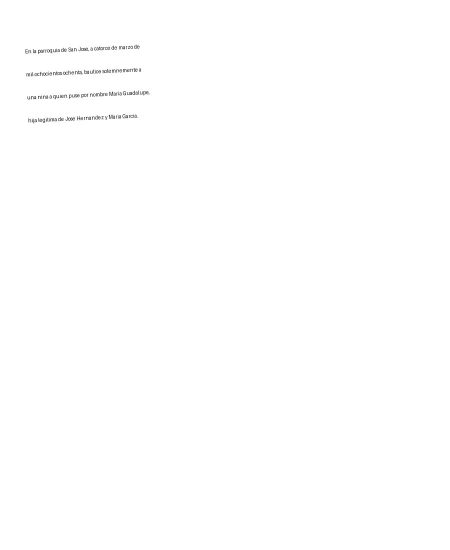
#> input picture samples/dummy_record.jpg, 900 x 1100 px (shown at 1/2 size)
$ python -i preprocessing.py   (imports and definitions only)
#> lines starting #> are read from the running program, lines starting #| are printed output that depends on the picture; after the words box and inside, x2 and y2 are one past the last pixel; in counts of white or black regions, pixels touching at a corner belong together
#> further down, picture is the input picture: shape (1100, 900, 3); min 0, max 255, mean 254.5
"""OpenCV preprocessing for photos of handwritten parish records.

Pipeline: decode -> page crop -> deskew -> resize -> CLAHE contrast.
Color is preserved by default because ink/stain discrimination helps
vision models; pass ``keep_color=False`` for a grayscale result.
Every step is conservative: a missed enhancement is better than
cropping away handwriting. Use ``benchmark_variants`` to compare raw
vs. preprocessed images per model before fixing a pipeline.
"""
from __future__ import annotations

import cv2
import numpy as np

# Fireworks and most vision APIs reject very large images; cap the
# longest side so full-resolution phone photos stay within limits.
MAX_IMAGE_DIMENSION = 2048


def _content_crop(gray: np.ndarray, padding: int = 24) -> np.ndarray:
    """Crop large near-white borders, keeping a safety margin."""
    _, mask = cv2.threshold(gray, 245, 255, cv2.THRESH_BINARY_INV)
    coords = cv2.findNonZero(mask)
    if coords is None:
        return gray
    x, y, w, h = cv2.boundingRect(coords)
    height, width = gray.shape
    x0 = max(0, x - padding)
    y0 = max(0, y - padding)
    x1 = min(width, x + w + padding)
    y1 = min(height, y + h + padding)
    if x0 > 0.02 * width or y0 > 0.02 * height or x1 < 0.98 * width or y1 < 0.98 * height:
        return gray[y0:y1, x0:x1]
    return gray


def _page_crop(image: np.ndarray, padding: int = 24) -> np.ndarray:
    """Crop to the page when a darker table/background surrounds it.

    Finds the largest bright contour (the page) in HSV value space.
    Falls back to the near-white content crop when no plausible page
    contour exists, so a tight photo is never harmed.
    """
#> called with padding = 24
    gray = cv2.cvtColor(image, cv2.COLOR_BGR2GRAY)
    height, width = gray.shape
#> height = 1100; width = 900
    blurred = cv2.GaussianBlur(gray, (5, 5), 0)
    _, mask = cv2.threshold(blurred, 0, 255, cv2.THRESH_BINARY + cv2.THRESH_OTSU)
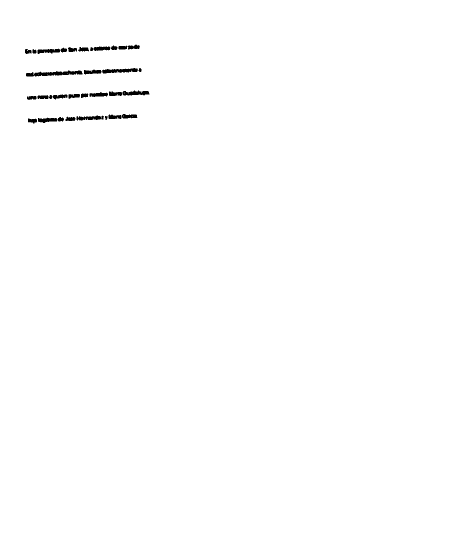
#> mask: shape (1100, 900) (shown at 1/2 size); 99.4% white; 32 black regions, largest, box (x1, y1, x2, y2) and area: (52, 141, 165, 153) 762, (204, 136, 276, 147) 476, (245, 181, 299, 191) 379
    # The page is usually the brighter region; if Otsu inverted it
    # (dark page), keep the mask whose border is mostly background.
    border_mean = float(
        np.mean(
            np.concatenate(
                [mask[0, :], mask[-1, :], mask[:, 0], mask[:, -1]]
            )
        )
    )
#> border_mean = 255
    if border_mean > 127:
        mask = cv2.bitwise_not(mask)
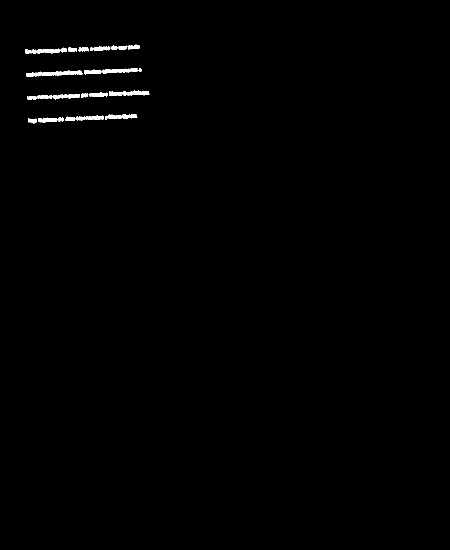
#> mask: shape (1100, 900) (shown at 1/2 size); 0.6% white; 32 white regions, largest, box (x1, y1, x2, y2) and area: (52, 141, 165, 153) 762, (204, 136, 276, 147) 476, (245, 181, 299, 191) 379
    kernel = cv2.getStructuringElement(cv2.MORPH_RECT, (15, 15))
    mask = cv2.morphologyEx(mask, cv2.MORPH_CLOSE, kernel)
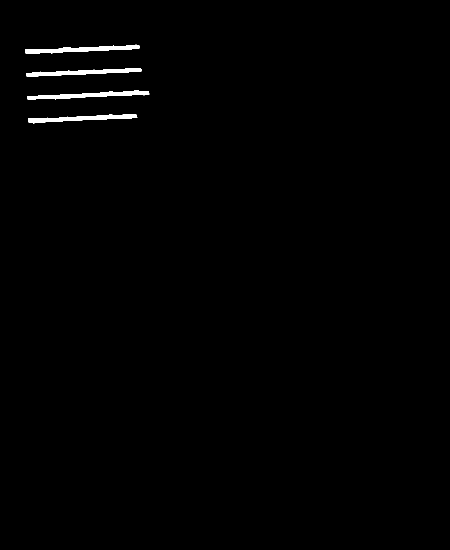
#> mask: shape (1100, 900) (shown at 1/2 size); 0.73% white; 4 white regions
    contours, _ = cv2.findContours(mask, cv2.RETR_EXTERNAL, cv2.CHAIN_APPROX_SIMPLE)
#> contours = 4 contours; box (x1, y1, x2, y2) and area: (54, 181, 299, 200) 1639, (50, 89, 280, 108) 1562, (52, 136, 283, 153) 1556, (56, 228, 275, 247) 1514
    if contours:
        largest = max(contours, key=cv2.contourArea)
#> largest = contour of 71 points, box (x1, y1, x2, y2) (54, 181, 299, 200), area 1639
        area_ratio = cv2.contourArea(largest) / float(height * width)
#> area_ratio = 0.00166
        if 0.25 < area_ratio < 0.98:
            x, y, w, h = cv2.boundingRect(largest)
            x0 = max(0, x - padding)
            y0 = max(0, y - padding)
            x1 = min(width, x + w + padding)
            y1 = min(height, y + h + padding)
            if x1 - x0 > 50 and y1 - y0 > 50:
                return image[y0:y1, x0:x1]
    cropped_gray = _content_crop(gray, padding=padding)
#> in _content_crop, `_, mask = cv2.threshold(gray, 245, 255, cv2.THRESH_BINARY_INV)`:
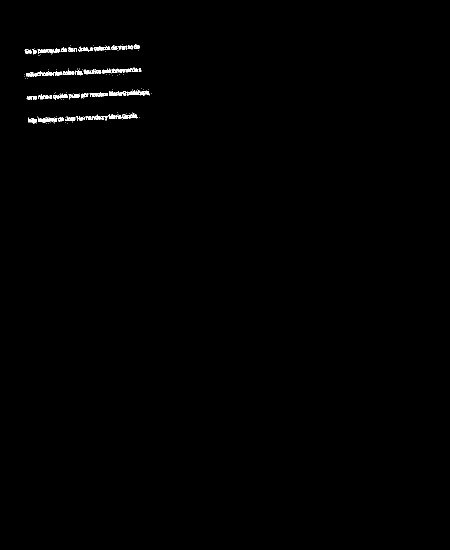
#> mask: shape (1100, 900) (shown at 1/2 size); 0.46% white in thin lines or dots, all inside (x1, y1, x2, y2) = (48, 89, 303, 248)
#> in _content_crop, `coords = cv2.findNonZero(mask)`: coords = contour of 4579 points, box (x1, y1, x2, y2) (48, 89, 303, 248), area 546
#> in _content_crop, `x, y, w, h = cv2.boundingRect(coords)`: x = 48; y = 89; w = 255; h = 159
#> in _content_crop, `x0 = max(0, x - padding)`: x0 = 24
#> in _content_crop, `y0 = max(0, y - padding)`: y0 = 65
#> in _content_crop, `x1 = min(width, x + w + padding)`: x1 = 327
#> in _content_crop, `y1 = min(height, y + h + padding)`: y1 = 272
#> in _content_crop, `return gray[y0:y1, x0:x1]`:
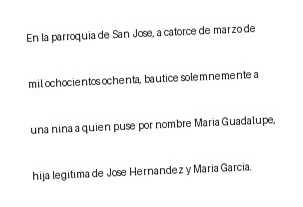
#> returned value: shape (207, 303); min 0, max 255, mean 246.9
    if cropped_gray.shape != gray.shape:
        # Map the grayscale crop box back onto the color image by
        # recomputing on luminance coordinates: re-derive the box.
        _, mask2 = cv2.threshold(gray, 245, 255, cv2.THRESH_BINARY_INV)
        coords = cv2.findNonZero(mask2)
        if coords is not None:
            x, y, w, h = cv2.boundingRect(coords)
#> x = 48; y = 89; w = 255; h = 159
            x0 = max(0, x - padding)
#> x0 = 24
            y0 = max(0, y - padding)
#> y0 = 65
            x1 = min(width, x + w + padding)
#> x1 = 327
            y1 = min(height, y + h + padding)
#> y1 = 272
            return image[y0:y1, x0:x1]
#> returned value: shape (207, 303, 3)
    return image


# [123 lines left out: functions _deskew_angle, _resize_to_limit, _enhance, preprocess_image, benchmark_variants, not called in this run]

>>> import cv2
>>> picture = cv2.imread('../samples/dummy_record.jpg')
>>> result = _page_crop(picture)
